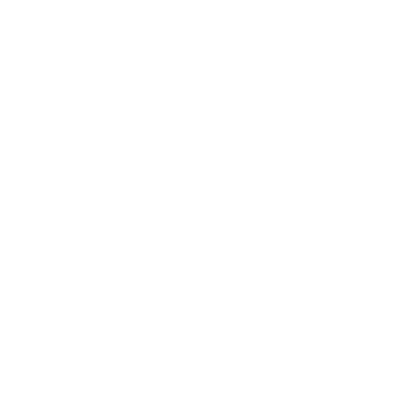
Frame 1 (no input)
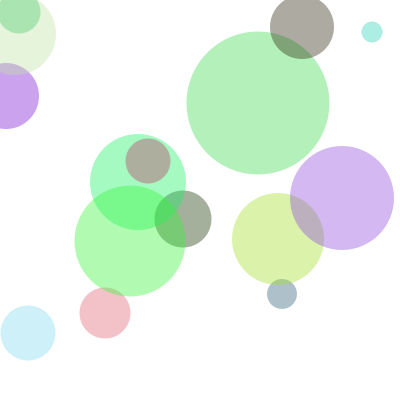
Frame 60 (the mouse pressed at the canvas centre just before this capture)
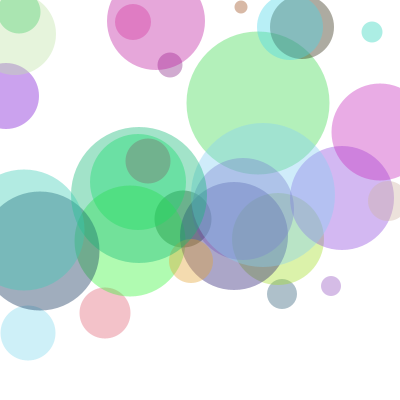
Frame 120 (the mouse held since frame 60 and released just before this capture)

The Processing sketch that drew these frames (run headless with seeded random() and noise(); from frame 60 on, the mouse is pressed at the canvas centre):

// Processing sketch: processing_89703
// ── processing_89703.pde

int tempsSave;
int tempsTotal = 100; // Temps en millisecondes entre chaque cercle dessiné

void setup() {
  background(255);
  size(400, 400);
  smooth();
  frameRate(30);

  tempsSave = millis();
}

void draw() {  
  /* Je calcul combien de temps est passe */
  int tempsPasse = millis() - tempsSave;

  if (tempsPasse > tempsTotal) { // Si tempsTotal millisecondes se sont ecoulees..
    int randCoordX = int(random(0, width)); // position X random entre 0 et la largeur de la scene
    int randCoordY = int(random(0, height)); // position Y random entre 0 et la hauteur de la scene
    int randTaille = int(random(10,150));  // taille random entre 10 et 150px
    noStroke();
    fill(random(0,255),random(0,255),random(0,255),100); // couleur random avec un peu de transparence parceque c'est beau :)
    ellipse(randCoordX, randCoordY, randTaille, randTaille); // dessine un cercle là!
    tempsSave = millis(); // Je reinitialise tempsSave pour recommencer a compter
  }
}

void mousePressed(){
  background(255); // On nettoie tout!
}
